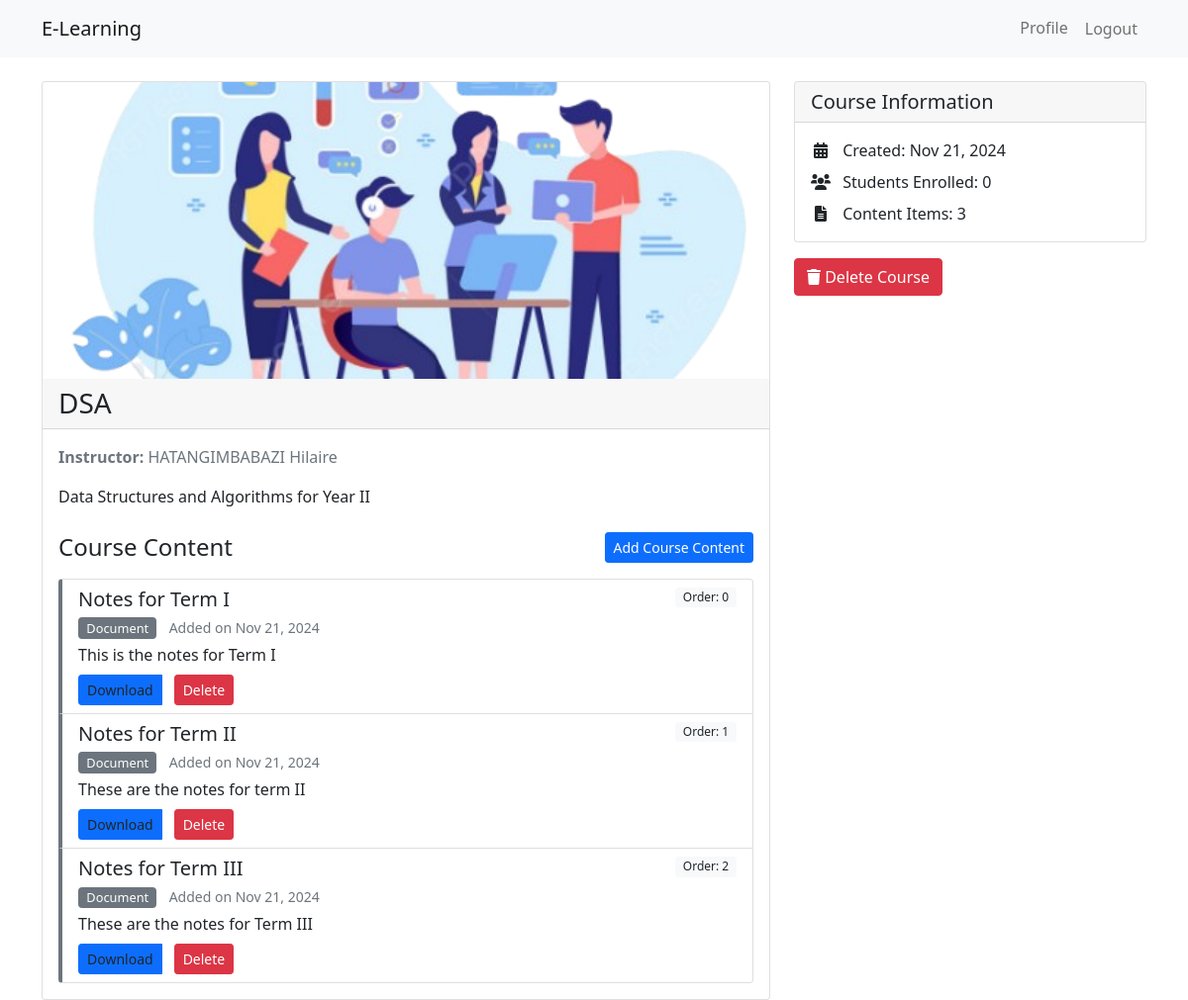
The app's page /courses/1/ (signed in), older data.
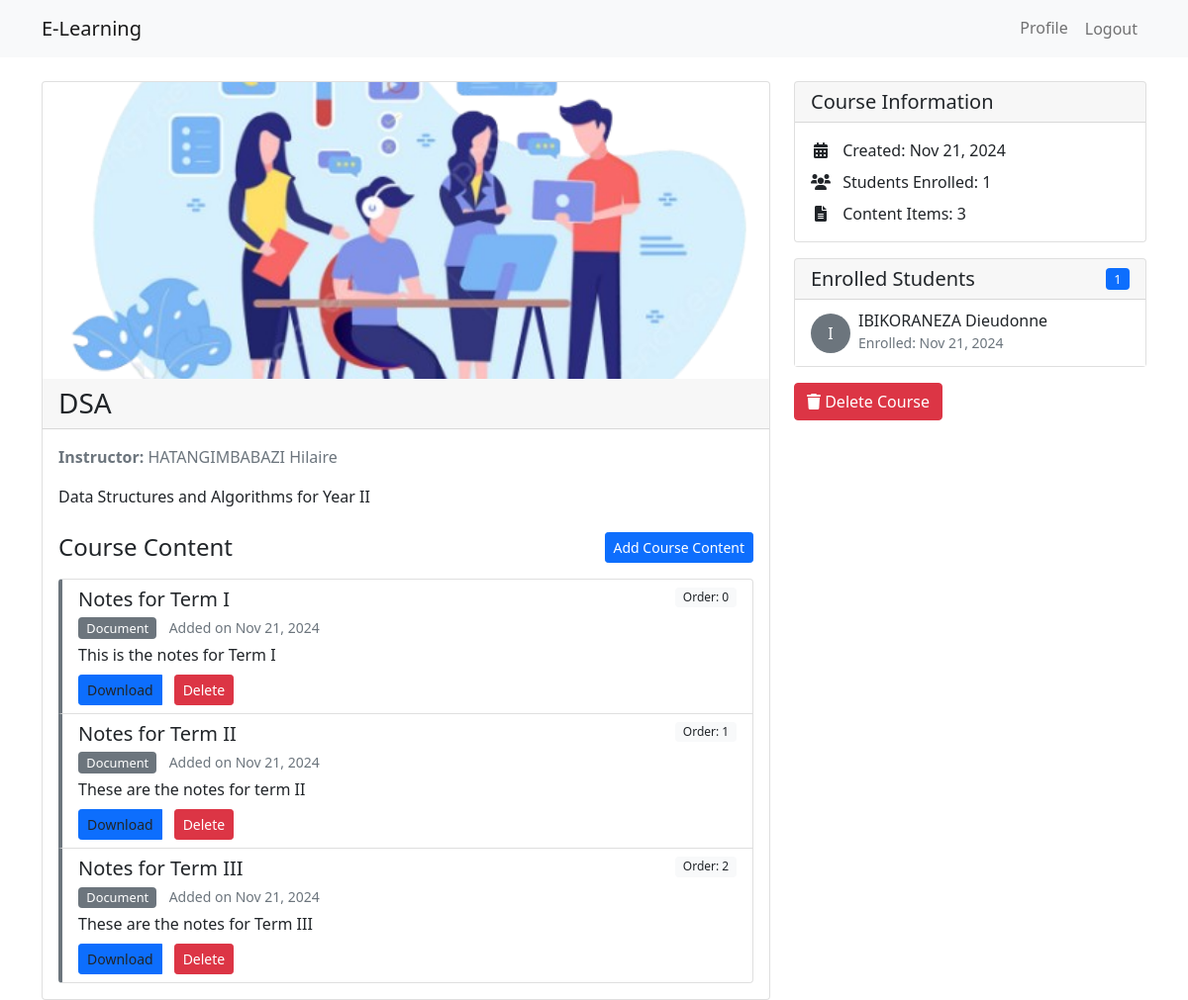
The same page, newer data.
### courses/models.py (models this page shows, shortened)
class CourseContent(models.Model):
    CONTENT_TYPES = (
        ('document', 'Document'),
        ('video', 'Video'),
        ('assignment', 'Assignment'),
    )
    course = models.ForeignKey(Course, on_delete=models.CASCADE, related_name='contents')
    title = models.CharField(max_length=200)
    content_type = models.CharField(max_length=20, choices=CONTENT_TYPES)
    file = models.FileField(
        upload_to='course_contents/',
        validators=[validate_file_extension]
    )
    description = models.TextField(blank=True)
    created_at = models.DateTimeField(auto_now_add=True)
    order = models.PositiveIntegerField(
        default=0,
        help_text="The order in which this content appears in the course"
    )
    class Meta:
        ordering = ['order', 'created_at']

class Enrollment(models.Model):
    student = models.ForeignKey(
        settings.AUTH_USER_MODEL,
        on_delete=models.CASCADE,
        related_name='enrollments'
    )
    course = models.ForeignKey(
        Course,
        on_delete=models.CASCADE,
        related_name='enrollments'
    )
    progress = models.IntegerField(default=0)
    enrolled_at = models.DateTimeField(auto_now_add=True)
    class Meta:
        unique_together = ['student', 'course']
        ordering = ['-enrolled_at']

### users/models.py (models this page shows, shortened)
class CustomUser(AbstractUser):
    ROLE_CHOICES = [
        ('student', 'Student'),
        ('instructor', 'Instructor'),
    ]
    role = models.CharField(max_length=10, choices=ROLE_CHOICES, default='student')
    is_instructor = models.BooleanField(default=False)
    is_student = models.BooleanField(default=True)

### courses/views.py (the view)
# urls.py: path('<int:course_id>/', views.course_detail, name='detail'),
@login_required
def course_detail(request, course_id):
    course = get_object_or_404(Course, id=course_id)
    is_course_instructor = course.instructor == request.user
    is_enrolled = False
    if not is_course_instructor:
        is_enrolled = Enrollment.objects.filter(
            student=request.user,
            course=course
        ).exists()
    context = {
        'course': course,
        'is_course_instructor': is_course_instructor,
        'is_enrolled': is_enrolled,
    }
    if is_course_instructor or is_enrolled:
        context['course_contents'] = course.contents.all().order_by('order')
    if is_course_instructor:
        enrolled_students = (Enrollment.objects
            .filter(course=course)
            .select_related('student')
            .order_by('enrolled_at'))
        context['enrolled_students'] = enrolled_students
        context['enrolled_count'] = enrolled_students.count()
    return render(request, 'courses/course_detail.html', context)

### templates/courses/course_detail.html (shortened to what the changed rows need)
{% extends "base.html" %}
{% block content %}
<div class="container mt-4">
    <div class="row">
        <div class="col-md-8">
            <div class="card">
                <div class="card-body">
                    {% if is_course_instructor or is_enrolled %}
                        <div class="mt-4">
                            {% if course_contents %}
                                <div class="list-group">
                                    {% for content in course_contents %}
                                        <div class="list-group-item">
                                            <div class="d-flex justify-content-between align-items-start">
                                                <div>
                                                    <h5 class="mb-1">{{ content.title }}</h5>
                                                    <p class="mb-1">
                                                        <span class="badge bg-secondary">{{ content.get_content_type_display }}</span>
                                                        <small class="text-muted ms-2">
                                                            Added on {{ content.created_at|date:"M d, Y" }}
                                                        </small>
                                                    </p>
                                                    {% if content.description %}
                                                        <p class="mb-2">{{ content.description }}</p>
                                                    {% endif %}
                                                    <div class="btn-group">
                                                        <a href="{{ content.file.url }}"
                                                           class="btn btn-sm btn-primary"
                                                           download>
                                                            Download
                                                        </a>
                                                        {% if is_course_instructor %}
                                                            <form method="post"
                                                                  action="{% url 'courses:delete_content' course.id content.id %}"
                                                                  class="d-inline-block ms-2"
                                                                  onsubmit="return confirm('Are you sure you want to delete this content?');">
                                                                <button type="submit" class="btn btn-sm btn-danger">Delete</button>
                                                            </form>
                                                        {% endif %}
                                                    </div>
                                                </div>
                                                <span class="badge bg-light text-dark">
                                                    Order: {{ content.order }}
                                                </span>
                                            </div>
                                        </div>
                                    {% endfor %}
                                </div>
                            {% endif %}
                        </div>
                    {% elif not is_enrolled %}
                        <div class="alert alert-warning mt-4">
                            <i class="fas fa-lock"></i> Course content is only available to enrolled students.
                        </div>
                    {% endif %}
                </div>
            </div>
        </div>
        <div class="col-md-4">
            <div class="card">
                <div class="card-body">
                    <ul class="list-unstyled mb-0">
                        {% if is_course_instructor %}
                        <li class="mb-2">
                            <i class="fas fa-calendar-alt"></i>
                            Created: {{ course.created_at|date:"M d, Y" }}
                        </li>
                        <li class="mb-2">
                            <i class="fas fa-users"></i>
                            Students Enrolled: {{ enrolled_count|default:"0" }}
                        </li>
                        {% if course.contents.all %}
                            <li>
                                <i class="fas fa-file-alt"></i>
                                Content Items: {{ course.contents.count }}
                            </li>
                        {% endif %}
                        {% endif %}
                    </ul>
                </div>
            </div>
            {% if is_course_instructor and enrolled_students %}
            <div class="card mt-3">
                <div class="card-header d-flex justify-content-between align-items-center">
                    <h5 class="mb-0">Enrolled Students</h5>
                    <span class="badge bg-primary">{{ enrolled_students|length }}</span>
                </div>
                <div class="card-body p-0">
                    <div class="list-group list-group-flush">
                        {% for enrollment in enrolled_students %}
                        <div class="list-group-item">
                            <div class="d-flex align-items-center">
                                <div class="rounded-circle bg-secondary text-white d-flex align-items-center justify-content-center me-2"
                                     style="width: 40px; height: 40px;">
                                    {{ enrollment.student.first_name|first|upper }}
                                </div>
                                <div>
                                    <h6 class="mb-0">
                                        <a href="{% url 'users:profile' enrollment.student.id %}"
                                           class="text-decoration-none">
                                            {{ enrollment.student.get_full_name }}
                                        </a>
                                    </h6>
                                    <small class="text-muted">
                                        Enrolled: {{ enrollment.enrolled_at|date:"M d, Y" }}
                                    </small>
                                </div>
                            </div>
                        </div>
                        {% endfor %}
                    </div>
                </div>
            </div>
            {% endif %}
        </div>
    </div>
</div>
{% endblock %}

Row changes from the older to the newer data that the page shows:
added Enrollment: student.first_name|first "I", student.get_full_name "IBIKORANEZA Dieudonne", enrolled_at "Nov 21, 2024"
Text that changed along with them:
{{ enrolled_count|default:"0" }}: "0" → "1"
{{ enrolled_students|length }}: (not shown) → "1"
text now shown: "Enrolled Students"
